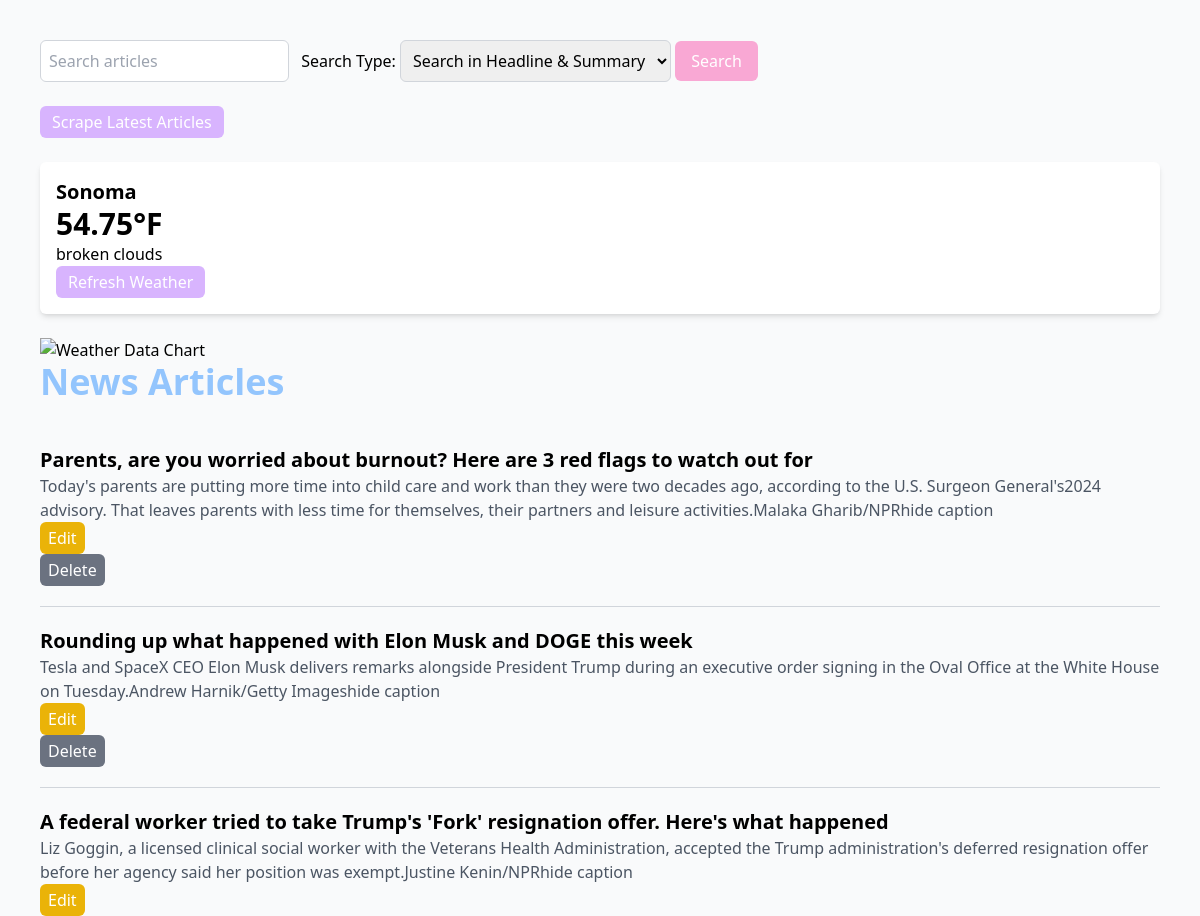
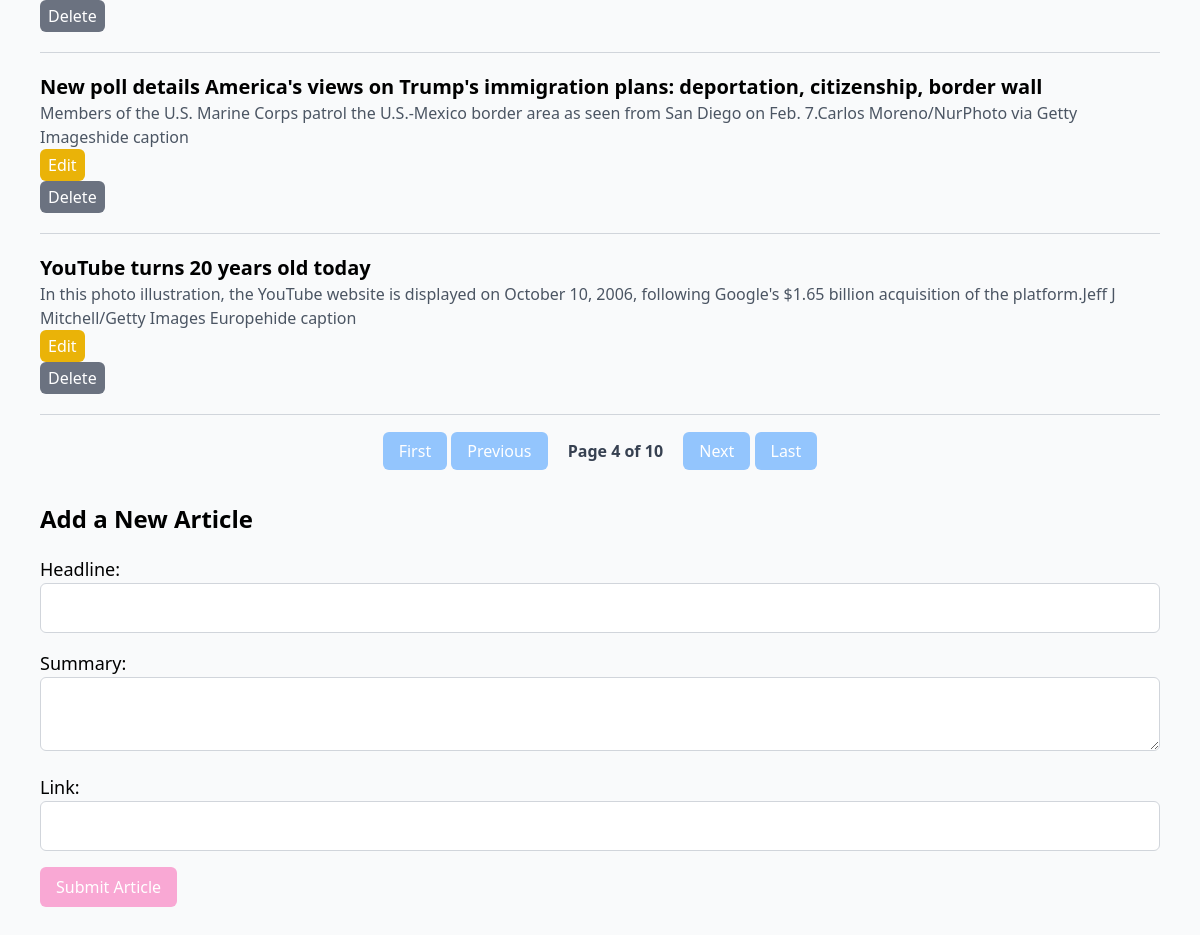
/?page=4, run on the app's committed database (2 pictures, top to bottom).
### models.py (models this page shows)
class Weather(Base): # New class that inherits from Base to map to database table
    __tablename__ = 'weather' # Specifies name of database table
    id = Column(Integer, primary_key=True) # Defines column named id which is an integer and primary key
    temp = Column(Float, nullable=False) # Defines column named temp
    city = Column(String, nullable=False, default=Config.DEFAULT_CITY) # Defines column named city and the default is DEFAULT_CITY
    description = Column(String, nullable=False) # Defines column named description
    last_updated = Column(DateTime, default=lambda: datetime.now(timezone.utc)) # Defines column named last_updated using a callable lambda function to dynamically assign a default value determined at runtime

class NewsArticle(Base): # New class that inherits from Base to map to database table
    __tablename__ = 'news_articles' # Specifies name of database table
    id = Column(Integer, primary_key=True)  # Defines column named id which is an integer and primary key
    headline = Column(String, nullable=False) # Defines column to store strings for article headlines
    summary = Column(String, nullable=True) # Defines column to store strings for summary of the articles
    link = Column(String, nullable=False) # Defines column to store strings for urls of the articles
    updated_at = Column(DateTime, default=lambda: datetime.now(timezone.utc), onupdate=lambda: datetime.now(timezone.utc))  # Track updates

### app.py (the view)
@app.route('/')
def index():
    try:
        session.expire_all() # Ensures the session fetches fresh data
        page = request.args.get('page', 1, type=int) # Retrieves the page query parameter from the URL
        per_page = 5 # Number of articles per page
        total_articles = session.query(NewsArticle).count() # Counts all articles
        total_pages = (total_articles + per_page - 1) // per_page # Calculate total pages and round up when needed
        news_articles = session.query(NewsArticle).offset((page - 1) * per_page).limit(per_page).all() # Offset skips the articles that appear on previous page and limit fetches the 5 per page
        weather_data = session.query(Weather).first()
        return render_template(
            'index.html', articles=news_articles, weather=weather_data,
            page=page, total_articles=total_articles, per_page=per_page, total_pages=total_pages
        )
    except Exception as e:
        logging.error(f"Error loading homepage: {e}")
        flash("An error occurred while loading the page. Please try again", "error")
        return render_template('index.html', articles=[], weather=[], page=1, total_articles=0, per_page=5, total_pages=1)

### app.py (called while the page is built)
@app.before_request
def refresh_session():
    session.close()  # Rollback any pending transactions
    session.expire_all()  # Ensure fresh data is loaded

### templates/index.html (shortened to what this page needs)
<!DOCTYPE html>
<html lang="en">
<head>
    <script src="https://cdn.tailwindcss.com"></script>
</head>
<body class="font-sans bg-gray-50 p-10">
<form action="/search" method="GET" class="mb-6">
    <input type="text" name="query" placeholder="Search articles" class="p-2 border border-gray-300 rounded-md focus:ring-2 focus:ring-blue-300" required>
    <label for="search_type" class="ml-2">Search Type:</label>
    <select name="search_type" id="search_type" class="p-2 border border-gray-300 rounded-md">
        <option value="headline_summary">Search in Headline & Summary</option>
    </select>
    <button type="submit" class="bg-pink-300 text-white py-2 px-4 rounded-md hover:bg-pink-400 transition-all">Search</button>
</form>
    <form action="/scrape" method="POST">
        <button type="submit" class="bg-purple-300 text-white py-1 px-3 rounded-md hover:bg-purple-400 transition-all">Scrape Latest Articles</button>
    </form>
    <div class="weather-widget my-6 p-4 bg-white shadow-md rounded-md">
        {% if weather %}
            <p class="text-xl font-semibold">{{weather.city}}</p>
            <p class="text-3xl font-bold">{{weather.temp}}°F</p>
            <p>{{weather.description}}</p>
        {% else %}
            <p>Weather data unavailable</p>
        {% endif %}
        <form action="/update_weather" method="POST">
            <button type="submit" class="bg-purple-300 text-white py-1 px-3 rounded-md hover:bg-purple-400 transition-all">Refresh Weather</button>
        </form>
    </div>
    <img src="{{ url_for('weather_chart') }}" alt="Weather Data Chart">
    <h1 class="text-4xl font-semibold mb-6"><a href="/" class="text-blue-300 hover:text-blue-400">News Articles</a></h1>
    {% for article in articles %}
    <div class="news-article border-b border-gray-300 py-5">
        <h2 class="text-xl font-semibold">
            <a href="{{ article.link }}" target="_blank" class="text-black-600 hover:underline">{{ article.headline }}</a>
        </h2>
        <p class="text-gray-600">{{ article.summary }}</p>
        <form action="/edit/{{ article.id }}" method="GET" class="inline-block mr-3">
            <button type="submit" class="bg-yellow-500 text-white py-1 px-2 rounded-md hover:bg-yellow-700 transition-all">Edit</button>
        </form>
        <form action="/delete/{{ article.id }}" method="POST" onsubmit="return confirm('Are you sure?');">
            <button type="submit" class="bg-gray-500 text-white py-1 px-2 rounded-md hover:bg-gray-700 transition-all">Delete</button>
        </form>
    </div>
    {% endfor %}
    <div class="pagination mt-6 text-center">
        {% if page > 1 %}
            <a href="{{ url_for('index', page=1 )}}" class="px-4 py-2 bg-blue-300 text-white rounded-md hover:bg-blue-400 transition-all">First</a>
            <a href="{{ url_for('index', page=page-1) }}" class="px-4 py-2 bg-blue-300 text-white rounded-md hover:bg-blue-400 transition-all">Previous</a>
        {% endif %}
        <span class="font-semibold text-gray-700 mx-4">Page {{ page }} of {{ total_pages }}</span>
        {% if page < total_pages %}
            <a href="{{ url_for('index', page=page+1) }}" class="px-4 py-2 bg-blue-300 text-white rounded-md hover:bg-blue-400 transition-all">Next</a>
            <a href="{{ url_for('index', page=total_pages) }}" class="px-4 py-2 bg-blue-300 text-white rounded-md hover:bg-blue-400 transition-all">Last</a>
        {% endif %}
    </div>
    <h2 class="text-2xl font-semibold mt-10 mb-5">Add a New Article</h2>
    <form action="{{ url_for('add_article') }}" method="post" class="space-y-4">
        <div>
            <label for="headline" class="block text-lg">Headline:</label>
            <input type="text" id="headline" name="headline" required class="p-3 border border-gray-300 rounded-md w-full">
        </div>
        <div>
            <label for="summary" class="block text-lg">Summary:</label>
            <textarea id="summary" name="summary" class="p-3 border border-gray-300 rounded-md w-full"></textarea>
        </div>
        <div>
            <label for="link" class="block text-lg">Link:</label>
            <input type="url" id="link" name="link" required class="p-3 border border-gray-300 rounded-md w-full">
        </div>
        <button type="submit" class="bg-pink-300 text-white py-2 px-4 rounded-md hover:bg-pink-400 transition-all">Submit Article</button>
    </form>
</body>
</html>

### data on the page
Weather: city "Sonoma", temp "54.75", description "broken clouds"
NewsArticle: headline "Parents, are you worried about burnout? Here are 3 red flags to watch out for", summary "Today's parents are putting more time into child care and work than they were two decades ago, according to the U.S. Surgeon General's2024 advisory. That leaves parents with less time for themselves, their partners and leisure activities.Malaka Gharib/NPRhide caption"
NewsArticle: headline "Rounding up what happened with Elon Musk and DOGE this week", summary "Tesla and SpaceX CEO Elon Musk delivers remarks alongside President Trump during an executive order signing in the Oval Office at the White House on Tuesday.Andrew Harnik/Getty Imageshide caption"
NewsArticle: headline "A federal worker tried to take Trump's 'Fork' resignation offer. Here's what happened", summary "Liz Goggin, a licensed clinical social worker with the Veterans Health Administration, accepted the Trump administration's deferred resignation offer before her agency said her position was exempt.Justine Kenin/NPRhide caption"
NewsArticle: headline "New poll details America's views on Trump's immigration plans: deportation, citizenship, border wall", summary "Members of the U.S. Marine Corps patrol the U.S.-Mexico border area as seen from San Diego on Feb. 7.Carlos Moreno/NurPhoto via Getty Imageshide caption"
NewsArticle: headline "YouTube turns 20 years old today", summary "In this photo illustration, the YouTube website is displayed on October 10, 2006, following Google's $1.65 billion acquisition of the platform.Jeff J Mitchell/Getty Images Europehide caption"

### other printed values
{{ page }} "4"
{{ total_pages }} "10"
